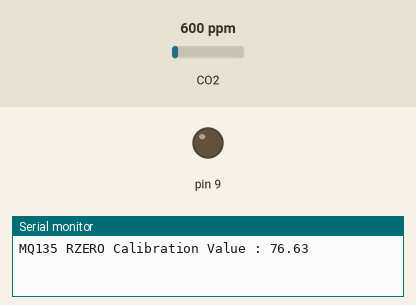
This sketch was run on a simulated Arduino Uno, built with avr-gcc and run on an emulated ATmega328P. On the bench: output pins drawn as LEDs (lit = HIGH), the last lines printed to the serial monitor. Inputs (shaded band) come from the test bench; at power-on: CO2 600 ppm.

Above: at 3.5 s.
At 7.0 s:
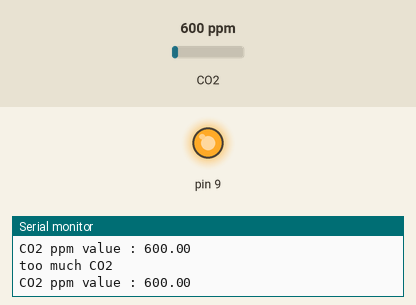
Timing chart, 0 to 8.8 s (numbered marks = the images above):
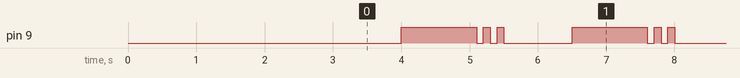

Measured:
- by itself, pin 9: repeats every 2.5 s: 2 × (LOW 0.10 s, HIGH 0.10 s), LOW 1.0 s, HIGH 1.1 s
- by itself, everything shown: repeats every 2.5 s, in 6 steps

The sketch:

Co2Sound.ino
```cpp
//MQ135 Co2 감지 5V -> OCC  // GND -> GND // A0 -> A0
#include <MQ135.h>


/*

Library Repository : https://github.com/ckalpha/MQ135

Author : Damrongwit Nusuk

Email : jack@racksync.com

Website : http://www.racksync.com

*/


#include "MQ135.h"

#define ANALOGPIN A0    //  Define Analog PIN on Arduino Board

#define RZERO 206.85    //  Define RZERO Calibration Value

MQ135 gasSensor = MQ135(ANALOGPIN);


void setup() {

  pinMode(9, OUTPUT);

  Serial.begin(9600);

  float rzero = gasSensor.getRZero();

  delay(3000);

  Serial.print("MQ135 RZERO Calibration Value : ");

  Serial.println(rzero);

}


void loop() {

  float ppm = gasSensor.getPPM();

  delay(1000);

  digitalWrite(13,HIGH);

  Serial.print("CO2 ppm value : ");

  Serial.println(ppm);


  if(ppm>5.0){
     digitalWrite(9, HIGH);
    delay(1000);
    Serial.println("too much CO2");
  }
  if(ppm>2.0)
  {
    digitalWrite(9,HIGH);
    delay(100);
    digitalWrite(9,LOW);
    delay(100);
    digitalWrite(9,HIGH);
    delay(100);
    digitalWrite(9,LOW);
    delay(100);
    digitalWrite(9,HIGH);
    delay(100);
    digitalWrite(9,LOW);

  }
  else{
    digitalWrite(9,LOW);
  }

}
```
